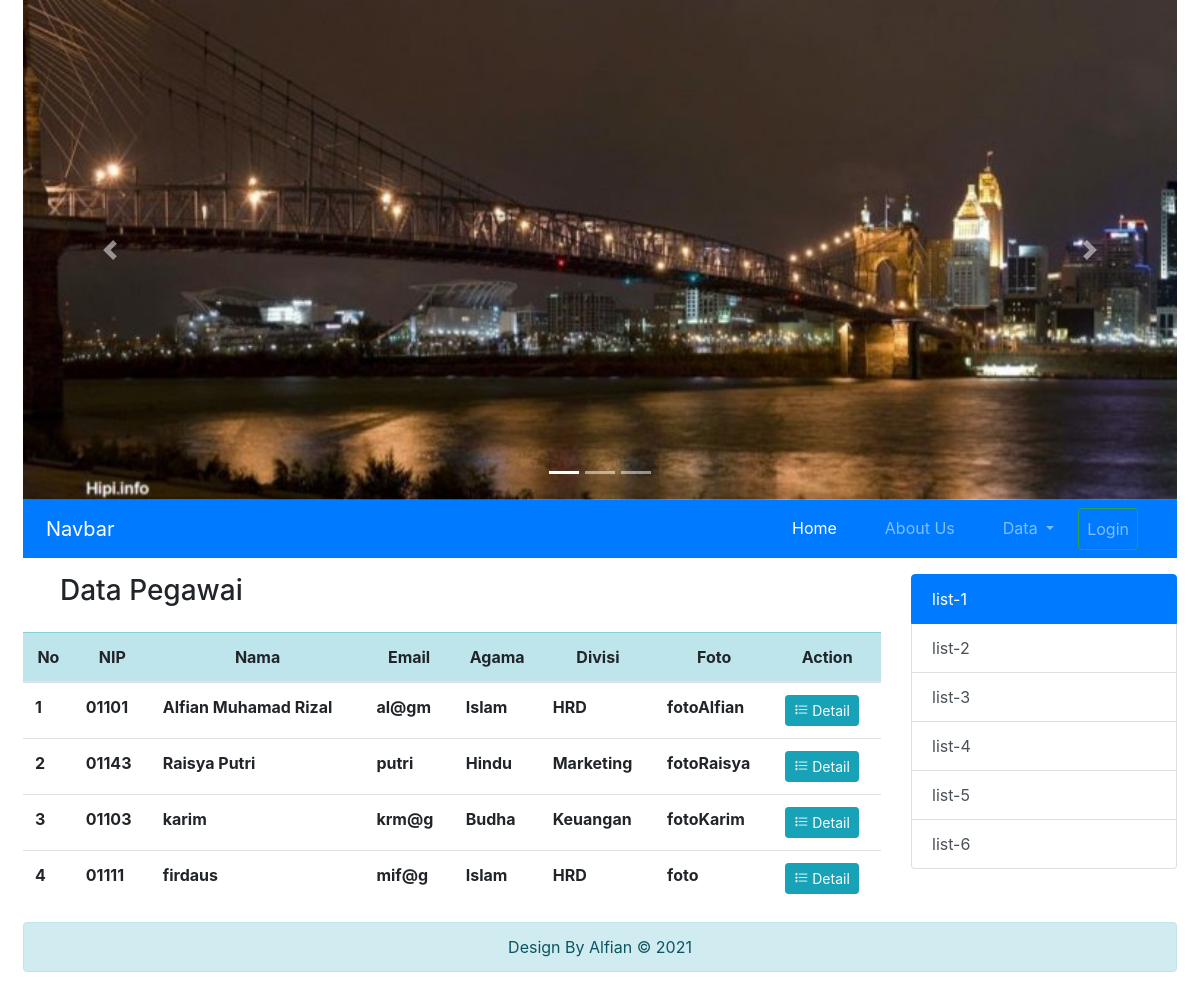
Screenshot of /index.php?hal=dataPegawai with the database file from the repository.
### tables this page shows
CREATE TABLE `pegawai` (
  `id` int(11) NOT NULL,
  `nip` varchar(5) NOT NULL,
  `nama` varchar(50) NOT NULL,
  `email` varchar(5) NOT NULL,
  `agama` enum('Islam','Krristen Protestan','Kristen Katholik','Hindu','Budha','Khonghucu') DEFAULT NULL,
  `iddivisi` int(11) DEFAULT NULL,
  `foto` varchar(50) DEFAULT NULL
);

CREATE TABLE `divisi` (
  `id` int(11) NOT NULL,
  `nama` varchar(50) NOT NULL
);

### models/Pegawai.php (called while the page is built, shortened)
<?php
class Pegawai{
    private $koneksi;
    public function __construct()
    {
        global $dbh;
        $this->koneksi = $dbh;
    }
    public function dataPegawai()
    {
        $sql = "SELECT pegawai.* , divisi.nama as divisi
                  FROM pegawai INNER JOIN divisi
                  ON divisi.id = pegawai.iddivisi";
        $ps = $this->koneksi->prepare($sql);
        $ps->execute();
        $rs = $ps->fetchAll();
        return $rs;
    }
}

### dataPegawai.php (the view, shortened to what this page needs)
<?php
require_once 'models/Pegawai.php';
$obj = new Pegawai();
$rs = $obj->dataPegawai();
?>
<div class="row justify-content-around">
    <div class="col-md-4">
        <h3>Data Pegawai</h3>
    </div>
    <div class="col-md-6">
    </div>
</div>
<table class="table table-hover mt-3">
    <thead >
    <tr class="text-center table-info">
        <th scope="col">No</th>
        <th scope="col">NIP</th>
        <th scope="col">Nama</th>
        <th scope="col">Email</th>
        <th scope="col">Agama</th>
        <th scope="col">Divisi</th>
        <th scope="col">Foto</th>
        <th scope="col">Action</th>
    </tr>
    </thead>
    <tbody>
    <?php
    $no = 1;
    foreach ($rs as $peg) {
        ?>
        <tr>
            <th><?= $no; ?></th>
            <th><?= $peg['nip']; ?></th>
            <th><?= $peg['nama']; ?></th>
            <th><?= $peg['email']; ?></th>
            <th><?= $peg['agama']; ?></th>
            <th><?= $peg['divisi']; ?></th>
            <th><?= $peg['foto']; ?></th>
            <td>
                <div class="btn-group " role="group" aria-label="Basic example">
                    <a href="index.php?hal=detailPegawai&id=<?= $peg['id']; ?>"
                       class="btn btn-sm btn-info">
                        <i class="bi bi-list-stars"></i> Detail
                    </a>
                </div>
            </td>
        </tr>
        <?php
        $no++;
    }
    ?>
    </tbody>
</table>

### kodeAtas.php (shortened to what this page needs)
<!doctype html>
<html lang="en">
  <head>
    <link rel="stylesheet" href="https://cdn.jsdelivr.net/npm/bootstrap@4.6.0/dist/css/bootstrap.min.css">
    <link rel="stylesheet" href="css/main.css">
    <link rel="stylesheet" href="https://cdn.jsdelivr.net/npm/bootstrap-icons@1.4.1/font/bootstrap-icons.css">
  </head>
  <body class="px-2">
<div class="container-fluid">

### header.php (shortened to what this page needs)
<div id="carouselExampleIndicators" class="carousel slide" data-ride="carousel">
  <ol class="carousel-indicators">
    <li data-target="#carouselExampleIndicators" data-slide-to="0" class="active"></li>
    <li data-target="#carouselExampleIndicators" data-slide-to="1"></li>
    <li data-target="#carouselExampleIndicators" data-slide-to="2"></li>
  </ol>
  <div class="carousel-inner">
    <div class="carousel-item active">
      <img src="images/1.jpg" class="d-block " alt="...">
    </div>
  </div>
  <a class="carousel-control-prev" href="#carouselExampleIndicators" role="button" data-slide="prev">
    <span class="carousel-control-prev-icon" aria-hidden="true"></span>
  </a>
  <a class="carousel-control-next" href="#carouselExampleIndicators" role="button" data-slide="next">
    <span class="carousel-control-next-icon" aria-hidden="true"></span>
  </a>
</div>

### menu.php (shortened to what this page needs)
<nav class="navbar navbar-expand-lg navbar-dark bg-primary px-2 mb-3">
<div class="container">
    <a class="navbar-brand" href="#">Navbar</a>
    <div class="collapse navbar-collapse" id="navbarNavAltMarkup">
        <div class="navbar-nav ml-auto">
            <a class="nav-link active mx-3" href="index.php?hal=home">Home <span class="sr-only">(current)</span></a>
            <a class="nav-link mx-3" href="index.php?hal=aboutus">About Us</a>
            <li class="nav-item dropdown">
                <a class="nav-link dropdown-toggle ml-3" href="#" id="navbarDropdown" role="button" data-toggle="dropdown" aria-haspopup="true" aria-expanded="false">
                Data
                </a>
            </li>
            <?php
              $member = $_SESSION['MEMBER']?? null;
              if(!isset($member)){
            ?>
                <a class="nav-link mx-3 btn btn-outline-success" href="index.php?hal=formLogin">Login</a>
              <?php
              }
              ?>
        </div>
    </div>
</div>
</nav>
<div class="row">

### index.php (shortened to what this page needs)
<?php
include_once 'kodeAtas.php';
include_once 'header.php';
include_once 'menu.php';
echo"<br>";
include_once 'main.php';
echo"<br>";
include_once 'sidebar.php';
include_once 'footer.php';
include_once 'kodeBawah.php';

### main.php
<div class="col-md-9">
    <?php
    $hal = $_REQUEST['hal'] ?? null;
    if (!empty($hal)) {
        include_once $hal . '.php';
    } else {
        include_once 'home.php';
    }
    ?>
</div>

### sidebar.php
<div class="col-md-3 mb-4">
  <div class="list-group" id="list-tab" role="tablist">
    <a class="list-group-item list-group-item-action active" data-toggle="list" role="tab" aria-controls="home">list-1</a>
    <a class="list-group-item list-group-item-action" data-toggle="list" role="tab" aria-controls="profile">list-2</a>
    <a class="list-group-item list-group-item-action" data-toggle="list" role="tab" aria-controls="messages">list-3</a>
    <a class="list-group-item list-group-item-action" data-toggle="list" role="tab" aria-controls="settings">list-4</a>
    <a class="list-group-item list-group-item-action" data-toggle="list" role="tab" aria-controls="settings">list-5</a>
    <a class="list-group-item list-group-item-action" data-toggle="list" role="tab" aria-controls="settings">list-6</a>
  </div>
</div>

### footer.php
</div>
<div class="alert alert-info text-center" role="alert">
    Design By Alfian &copy; 2021
</div>

### kodeBawah.php (shortened to what this page needs)
</div>
  </body>
</html>

### css/main.css (style rules this page uses)
.carousel-inner img { height: 500px; width: 1500px; }

### rows the page displays
pegawai: nip "01101", nama "Alfian Muhamad Rizal", email "al@gm", agama "Islam", iddivisi.nama "HRD", foto "fotoAlfian"
pegawai: nip "01143", nama "Raisya Putri", email "putri", agama "Hindu", iddivisi.nama "Marketing", foto "fotoRaisya"
pegawai: nip "01103", nama "karim", email "krm@g", agama "Budha", iddivisi.nama "Keuangan", foto "fotoKarim"
pegawai: nip "01111", nama "firdaus", email "mif@g", agama "Islam", iddivisi.nama "HRD", foto "foto"
